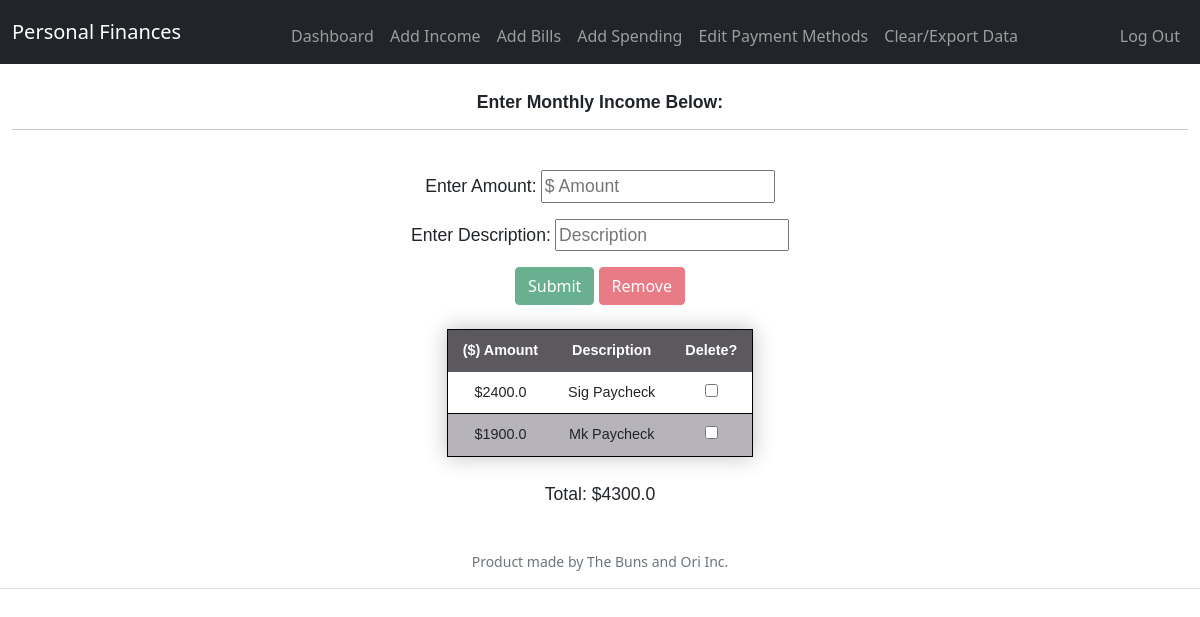
Page /addIncome (signed in) on the earlier database version.
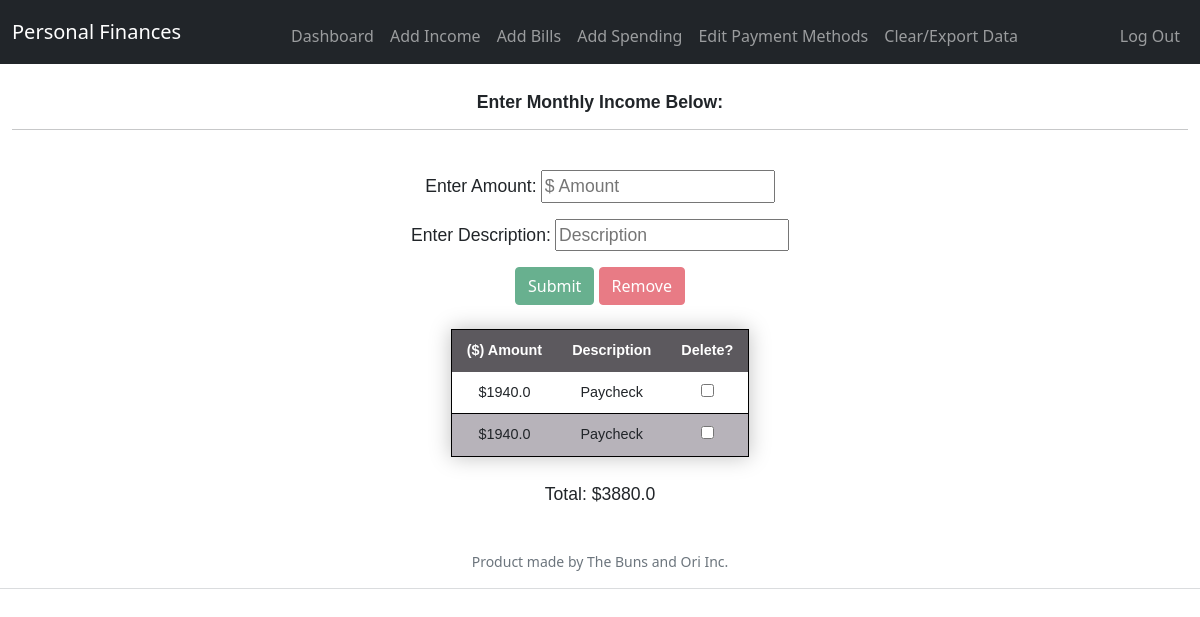
Same page on the later database version.
### tables this page shows
CREATE TABLE income (id INTEGER PRIMARY KEY AUTOINCREMENT NOT NULL, userID int, source TEXT NOT NULL, amount DOUBLE(8,2));

### app.py (the view)
@app.route("/addIncome", methods=["GET", "POST"])
@login_required
def addIncome():
    connection = create_connection("pFinances.db")
    if request.method == "POST":
        rowsToDelete = request.form.get("deleteInput")
        deleteMode = request.form.get("removeClicked")
        if rowsToDelete != "" and deleteMode != "" and int(deleteMode) == 1: #check if anything to delete
            rowNums = []
            for x in range(len(rowsToDelete)):
                if (rowsToDelete[x] != ','):
                    rowNums.append(rowsToDelete[x])
            incomeSQL = ("SELECT id FROM income WHERE userID = " + str(session["user_id"]))
            incomeTuple = execute_read_query(connection, str(incomeSQL))
            tupleList = list(incomeTuple)
            idList = []
            for y in range(len(rowNums)):
                if int(rowNums[y]) == 1:
                    idList.append(re.sub("[^0-9]", "", str(tupleList[y])))
            deleteSQL = ("DELETE FROM income WHERE id IN (" +', '.join(idList) + ")")
            execute_query(connection, deleteSQL)
            return redirect("/addIncome")
        else:
            amount = request.form.get("amount")
            description = request.form.get("description")
            insertIncome = ("INSERT INTO income (userID, source, amount) VALUES" + "('" + str(session["user_id"]) + "','" + description + "','" + amount + "')")
            execute_query(connection, str(insertIncome))
            incomeSQL = ("SELECT amount,source FROM income WHERE userID = " + str(session["user_id"]))
            incomeTuple = execute_read_query(connection, str(incomeSQL))
            keys = ['amount', 'source']
            incomeDicts = [dict(zip(keys,d)) for d in incomeTuple]
            total = 0.0
            for x in range(len(incomeDicts)):
                total = total + float(incomeDicts[x]['amount'])
            return render_template("addIncome.html", incomeDicts=incomeDicts, total=round(total,2))
    else:
        incomeSQL = ("SELECT amount,source FROM income WHERE userID = " + str(session["user_id"]))
        incomeTuple = execute_read_query(connection, str(incomeSQL))
        keys = ['amount', 'source']
        incomeDicts = [dict(zip(keys,d)) for d in incomeTuple]
        total = 0.0
        for x in range(len(incomeDicts)):
            total = total + float(incomeDicts[x]['amount'])
        return render_template("addIncome.html", incomeDicts=incomeDicts, total=round(total,2))

### helpers.py (called while the page is built)
def login_required(f):
    @wraps(f)
    def decorated_function(*args, **kwargs):
        if session.get("user_id") is None:
            return redirect("/login")
        return f(*args, **kwargs)
    return decorated_function

def create_connection(path):
    connection = None
    try:
        connection = sqlite3.connect(path)
        print("Connected successfully!")
    except Error as e:
        print(f"The error '{e}' occured")
    return connection

def execute_read_query(connection, query):
    cursor = connection.cursor()
    result = None
    try:
        cursor.execute(query)
        result = cursor.fetchall()
        connection.commit()
        return result
    except Error as e:
        print(f"The error '{e}' occured")

### templates/addIncome.html (shortened to what this page needs)
{% extends "layout.html" %}
{% block main %}
    <h6>Enter Monthly Income Below:</h6>
    <hr>
    <form action="/addIncome" method="post" class="form-purchase-inputs">
        <br>
        <div class="mb-3">
            <label for="amount">Enter Amount:</label>
            <input autocomplete="off" autofocus id="amount" name="amount" placeholder="$ Amount" type="text">
        </div>
        <div class="mb-3">
            <label for="description">Enter Description:</label>
            <input id="description" name="description" placeholder="Description" type="text">
        </div>
        <button class="btn btn-success" type="submit" id="submit" onclick="roundAmount()">Submit</button>
        <button class="btn btn-danger" type="submit" id="remove" onclick="document.getElementById('removeClicked').setAttribute('value', 1)" disabled>Remove</button>
        <br><br>
        <table class="table-w-style">
            <thead>
                <tr>
                    <th>($) Amount</th>
                    <th>Description</th>
                    <th>Delete?</th>
                </tr>
            </thead>
            <tbody>
                {% for income in incomeDicts %}
                        <tr>
                            <td> ${{ income["amount"] }}</td>
                            <td> {{ income["source"] }}</td>
                            <td><input type="checkbox" class="checkboxes" id="income" name="income" value="0" onclick="setValue(this)">
                        </tr>
                {% endfor %}
            </tbody>
        </table>
        <br>
        <p>Total: ${{ total }}</p>
    </form>
{% endblock %}

Differences in the rows shown:
removed income: amount "2400.0", source "Sig Paycheck"
removed income: amount "1900.0", source "Mk Paycheck"
added income: amount "1940.0", source "Paycheck"
added income: amount "1940.0", source "Paycheck"
Other differences:
{{ total }}: "4300.0" → "3880.0"
